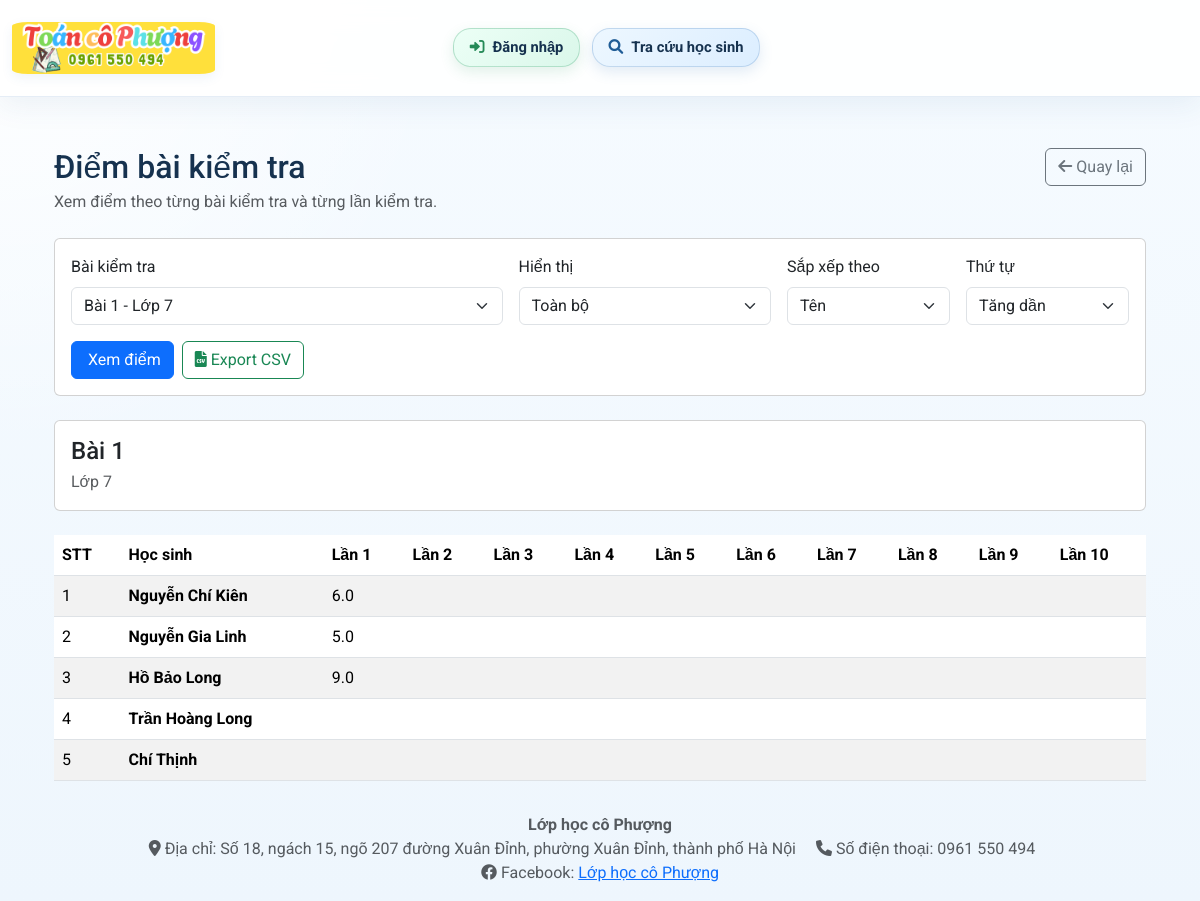
The app's page /test_scores with its own data.
### models.py (models this page shows)
class TestExam(db.Model):
    __tablename__ = 'test_exam'
    __bind_key__ = 'attendance'
    id = db.Column(db.Integer, primary_key=True)
    title = db.Column(db.String(200), nullable=False)
    grade = db.Column(db.String(20), nullable=False)
    description = db.Column(db.Text, nullable=True)
    created_at = db.Column(db.DateTime, default=datetime.utcnow, nullable=False)
    created_by = db.Column(db.Integer, db.ForeignKey('user.id'), nullable=False)
    created_by_user = db.relationship('User', foreign_keys=[created_by], backref='test_exams_created')

class TestScore(db.Model):
    __tablename__ = 'test_score'
    __bind_key__ = 'attendance'
    id = db.Column(db.Integer, primary_key=True)
    test_exam_id = db.Column(db.Integer, db.ForeignKey('test_exam.id', ondelete='CASCADE'), nullable=False)
    student_id = db.Column(db.Integer, nullable=False)
    attempt_number = db.Column(db.Integer, nullable=False)
    score = db.Column(db.Float, nullable=True)
    comment = db.Column(db.Text, nullable=True)
    graded_by = db.Column(db.Integer, db.ForeignKey('user.id'), nullable=True)
    graded_at = db.Column(db.DateTime, nullable=True)
    test_exam = db.relationship('TestExam', backref=db.backref('scores', lazy=True, cascade='all, delete-orphan'))
    graded_by_user = db.relationship('User', foreign_keys=[graded_by], backref='test_scores_graded')
    __table_args__ = (db.UniqueConstraint('test_exam_id', 'student_id', 'attempt_number', name='_test_exam_student_attempt_uc'),)

### app.py (the view)
@app.route('/test_scores')
def public_test_scores():
    exams = TestExam.query.order_by(TestExam.created_at.desc(), TestExam.id.desc()).all()
    selected_exam_id = request.args.get('exam_id', type=int)
    attempt_filter = request.args.get('attempt_filter', 'all')
    sort_by = request.args.get('sort_by', 'name')
    sort_order = request.args.get('sort_order', 'asc')
    selected_exam = None
    if exams:
        if selected_exam_id:
            selected_exam = next((exam for exam in exams if exam.id == selected_exam_id), None)
        if not selected_exam:
            selected_exam = exams[0]
            selected_exam_id = selected_exam.id
    rows = []
    attempt_numbers = []
    attempt_labels = {}
    if selected_exam:
        attempt_numbers = get_exam_attempt_numbers(selected_exam.id)
        attempt_labels = build_test_attempt_labels(attempt_numbers)
        if attempt_filter != 'all' and (not attempt_filter.isdigit() or int(attempt_filter) not in attempt_numbers):
            attempt_filter = 'all'
        score_entries = TestScore.query.filter_by(test_exam_id=selected_exam.id).all()
        student_ids = sorted({entry.student_id for entry in score_entries})
        students_map = {
            student.id: student
            for student in Student.query.filter(Student.id.in_(student_ids)).all()
        }
        results_by_student = {}
        for entry in score_entries:
            results_by_student.setdefault(entry.student_id, {})[entry.attempt_number] = entry
        for student_id in student_ids:
            student = students_map.get(student_id)
            if not student:
                continue
            attempts = results_by_student.get(student_id, {})
            latest_score = None
            for attempt_number in reversed(attempt_numbers):
                candidate = attempts.get(attempt_number)
                if candidate and candidate.score is not None:
                    latest_score = candidate.score
                    break
            rows.append({
                'student': student,
                'attempts': attempts,
                'latest_score': latest_score
            })
        if sort_by == 'score':
            if attempt_filter != 'all' and attempt_filter.isdigit():
                attempt_number = int(attempt_filter)
                if sort_order == 'asc':
                    rows.sort(key=lambda row: (
                        row['attempts'].get(attempt_number) is None or row['attempts'][attempt_number].score is None,
                        row['attempts'][attempt_number].score if row['attempts'].get(attempt_number) and row['attempts'][attempt_number].score is not None else 0,
                        row['student'].name or ''
                    ))
                else:
                    rows.sort(key=lambda row: (
                        row['attempts'].get(attempt_number) is None or row['attempts'][attempt_number].score is None,
                        -(row['attempts'][attempt_number].score if row['attempts'].get(attempt_number) and row['attempts'][attempt_number].score is not None else -1),
                        row['student'].name or ''
                    ))
            else:
                if sort_order == 'asc':
                    rows.sort(key=lambda row: (
                        row['latest_score'] is None,
                        row['latest_score'] if row['latest_score'] is not None else 0,
                        row['student'].name or ''
                    ))
                else:
                    rows.sort(key=lambda row: (
                        row['latest_score'] is None,
                        -(row['latest_score'] if row['latest_score'] is not None else -1),
                        row['student'].name or ''
                    ))
        else:
            rows.sort(
                key=lambda row: (
                    row['student'].name.split()[-1] if row['student'].name and row['student'].name.split() else '',
                    row['student'].name or ''
                ),
                reverse=sort_order == 'desc'
            )
    return render_template(
        'public_test_scores.html',
        exams=exams,
        selected_exam=selected_exam,
        selected_exam_id=selected_exam_id,
        attempt_filter=attempt_filter,
        sort_by=sort_by,
        sort_order=sort_order,
        rows=rows,
        attempt_labels=attempt_labels,
        attempt_numbers=attempt_numbers
    )

### app.py (called while the page is built)
def format_test_attempt_label(attempt_number):
    return f'Lần {attempt_number}'

def get_exam_attempt_numbers(exam_id):
    attempt_rows = db.session.query(TestScore.attempt_number).filter_by(
        test_exam_id=exam_id
    ).distinct().order_by(TestScore.attempt_number.asc()).all()
    return [attempt_number for (attempt_number,) in attempt_rows]

def build_test_attempt_labels(attempt_numbers):
    return {
        attempt_number: format_test_attempt_label(attempt_number)
        for attempt_number in attempt_numbers
    }

### templates/public_test_scores.html (shortened to what this page needs)
{% extends "base.html" %}
{% block content %}
<div class="container mt-4">
    <div class="d-flex justify-content-between align-items-start mb-4 gap-3 flex-wrap">
        <div>
            <h2 class="mb-1">Điểm bài kiểm tra</h2>
            <p class="text-muted mb-0">Xem điểm theo từng bài kiểm tra và từng lần kiểm tra.</p>
        </div>
        <a href="{{ url_for('test_management') }}" class="btn btn-outline-secondary">
            <i class="fas fa-arrow-left me-1"></i>Quay lại
        </a>
    </div>
    <div class="card mb-4">
        <div class="card-body">
            <form method="GET" action="{{ url_for('public_test_scores') }}" class="row g-3 align-items-end">
                <div class="col-md-5">
                    <label for="exam_id" class="form-label">Bài kiểm tra</label>
                    <select id="exam_id" name="exam_id" class="form-select">
                        {% for exam in exams %}
                        <option value="{{ exam.id }}" {% if selected_exam_id == exam.id %}selected{% endif %}>{{ exam.title }} - {{ exam.grade }}</option>
                        {% endfor %}
                    </select>
                </div>
                <div class="col-md-3">
                    <label for="attempt_filter" class="form-label">Hiển thị</label>
                    <select id="attempt_filter" name="attempt_filter" class="form-select">
                        <option value="all" {% if attempt_filter == 'all' %}selected{% endif %}>Toàn bộ</option>
                    </select>
                </div>
                <div class="col-md-2">
                    <label for="sort_by" class="form-label">Sắp xếp theo</label>
                    <select id="sort_by" name="sort_by" class="form-select">
                        <option value="name" {% if sort_by == 'name' %}selected{% endif %}>Tên</option>
                    </select>
                </div>
                <div class="col-md-2">
                    <label for="sort_order" class="form-label">Thứ tự</label>
                    <select id="sort_order" name="sort_order" class="form-select">
                        <option value="asc" {% if sort_order == 'asc' %}selected{% endif %}>Tăng dần</option>
                    </select>
                </div>
                <div class="col-12 d-flex gap-2 flex-wrap">
                    <button type="submit" class="btn btn-primary">Xem điểm</button>
                    {% if selected_exam %}
                    <a href="{{ url_for('export_public_test_scores_csv', exam_id=selected_exam.id, attempt_filter=attempt_filter, sort_by=sort_by, sort_order=sort_order) }}" class="btn btn-outline-success"><i class="fas fa-file-csv me-1"></i>Export CSV</a>
                    {% endif %}
                </div>
            </form>
        </div>
    </div>
    {% if selected_exam %}
    <div class="card mb-4">
        <div class="card-body">
            <h4 class="mb-1">{{ selected_exam.title }}</h4>
            <div class="text-muted">{{ selected_exam.grade }}{% if selected_exam.description %} • {{ selected_exam.description }}{% endif %}</div>
        </div>
    </div>
    {% if rows %}
    <div class="table-responsive">
        <table class="table table-striped table-hover align-middle">
            <thead>
                <tr>
                    <th>STT</th>
                    <th>Học sinh</th>
                    {% if attempt_filter == 'all' %}
                        {% for attempt_no in attempt_numbers %}
                        <th>{{ attempt_labels[attempt_no] }}</th>
                        {% endfor %}
                    {% else %}
                    <th>Điểm</th>
                    <th>Nhận xét</th>
                    {% endif %}
                </tr>
            </thead>
            <tbody>
                {% for row in rows %}
                <tr>
                    <td>{{ loop.index }}</td>
                    <td>
                        <div class="fw-bold">{{ row.student.name }}</div>
                    </td>
                    {% if attempt_filter == 'all' %}
                        {% for attempt_no in attempt_numbers %}
                        {% set entry = row.attempts.get(attempt_no) %}
                        <td>{{ '' if not entry or entry.score is none else entry.score }}</td>
                        {% endfor %}
                    {% else %}
                    {% set entry = row.attempts.get(attempt_filter|int) %}
                    <td>{{ '' if not entry or entry.score is none else entry.score }}</td>
                    <td>{{ entry.comment if entry and entry.comment else '' }}</td>
                    {% endif %}
                </tr>
                {% endfor %}
            </tbody>
        </table>
    </div>
    {% else %}
    <div class="alert alert-info">Bài kiểm tra này chưa có dữ liệu điểm để hiển thị.</div>
    {% endif %}
    {% else %}
    <div class="alert alert-info">Chưa có bài kiểm tra nào được tạo.</div>
    {% endif %}
</div>
{% endblock %}

### static/css/style.css (style rules this page uses)
:root { --app-sky-1: #e9f5ff; --app-sky-2: #cfe7ff; --app-sky-3: #7bb6f5; --app-blue: #2f6fb2; --app-blue-dark: #1f4f82; --app-ink: #16324f; --app-border: rgba(47, 111, 178, 0.14); --app-shadow: 0 10px 30px rgba(32, 76, 123, 0.12); }
body { padding-top: 92px; font-family: 'Roboto', sans-serif; background: radial-gradient(circle at top left, rgba(255, 255, 255, 0.9), transparent 30%), linear-gradient(180deg, #f6fbff 0%, #eef6fd 100%); color: var(--app-ink); }

### records on screen
TestExam: title "Bài 1", grade "Lớp 7"
TestScore: student.name "Nguyễn Chí Kiên", score "6.0"
TestScore: student.name "Nguyễn Gia Linh", score "5.0"
TestScore: student.name "Hồ Bảo Long", score "9.0"

### other values on screen
{{ attempt_labels[attempt_no] }} "Lần 1" "Lần 2" "Lần 3" "Lần 4" "Lần 5" "Lần 6" "Lần 7" "Lần 8" "Lần 9" "Lần 10"
{{ row.student.name }} "Trần Hoàng Long" "Chí Thịnh"
form field exam_id "Bài 1 - Lớp 7"
